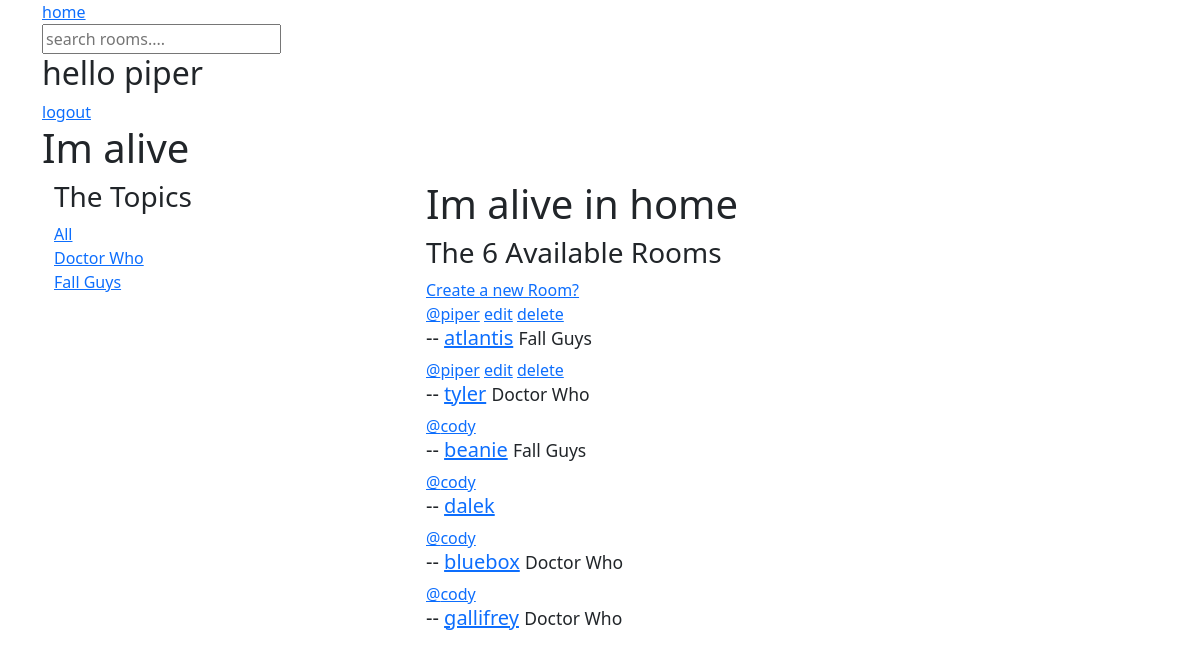
Screenshot of / (signed in) with the database file from the repository.
### base/models.py (models this page shows, shortened)
class Topic(models.Model):
    id = models.UUIDField(primary_key=True, default=uuid.uuid4, editable=False)
    name = models.CharField(max_length=200)
    updated = models.DateTimeField(auto_now=True)
    created = models.DateTimeField(auto_now_add=True)

class Room(models.Model):
    id = models.UUIDField(primary_key=True, default=uuid.uuid4, editable=False)
    topic = models.ForeignKey(Topic, on_delete=models.SET_NULL, null=True)
    host = models.ForeignKey(User, on_delete=models.SET_NULL, null=True)
    name = models.CharField(max_length=200)
    description = models.TextField(null=True, blank=True)
    updated = models.DateTimeField(auto_now=True)
    created = models.DateTimeField(auto_now_add=True)
    class Meta:
        ordering = ["-updated", "-created"]

### base/views.py (the view)
# urls.py: path("", views.home, name="home"),
def home(request):
    queryset = request.GET.get('q') if request.GET.get('q') is not None else ''
    rooms = Room.objects.filter(
        Q(topic__name__icontains=queryset)
        | Q(name__icontains=queryset)
        | Q(description__icontains=queryset)
    ).order_by('-updated')
    topics = Topic.objects.all()
    room_count = rooms.count()
    context = {'rooms': rooms, 'topics': topics, 'room_count': room_count}
    return render(request, 'base/home.html', context)

### base/templates/base/home.html (shortened to what this page needs)
{% extends "main.html" %}
{% block content %}
<div class="container">
	<div class="row">
		<div class="col-4">
			<h3>The Topics</h3>
			<div>
				<a href="{% url 'home' %}">All</a>
			</div>
			{% for topic in topics %}
			<div>
				<a href="{% url 'home' %}?q={{ topic.name }}">{{ topic.name }}</a>
			</div>
			{% endfor %}
		</div>
		<div class="col-8">
			<h1>Im alive in home</h1>
			<div>
				<h3>The {{ room_count }} Available Rooms</h3>
				<a href="{% url 'create-room' %}">Create a new Room?</a>
				{% for room in rooms %}
				<div>
					<a href="{% url 'user' room.host.id %}">@{{ room.host }}</a>
					{% if request.user == room.host %}
					<a href="{% url 'update-room' room.id %}">edit</a>
					<a href="{% url 'delete-room' room.id %}">delete</a>
					{% endif %}
					<h5>
						{{ rooms.id }} --
						<a href="{% url 'room' room.id %}">{{ room.name }}</a>
						<small>{{ room.topic.name }}</small>
					</h5>
				</div>
				{% endfor %}
			</div>
		</div>
	</div>
</div>
{% endblock content %}

### templates/navBar.html (shortened to what this page needs)
<nav>
	<a href="{% url 'home' %}">home</a>
	<form method="'GET" action="{% url 'home' %}">
		<input type="text" name="q" placeholder="search rooms...." />
	</form>
	{% if request.user.is_authenticated %}
	<h2>hello {{ request.user }}</h2>
	<a href="{% url 'logout' %}">logout</a>
	{% else %}
	<a href="{% url 'login' %}">login</a>
	{% endif %}
</nav>

### rows the page displays
Topic: name "Doctor Who"
Topic: name "Fall Guys"
Room: host "piper", shows "edit", name "atlantis", topic.name "Fall Guys"
Room: host "piper", shows "edit", name "tyler", topic.name "Doctor Who"
Room: host "cody", name "beanie", topic.name "Fall Guys"
Room: host "cody", name "dalek"
Room: host "cody", name "bluebox", topic.name "Doctor Who"
Room: host "cody", name "gallifrey", topic.name "Doctor Who"

### other values shown
{{ request.user }} "piper"
{{ room_count }} "6"
